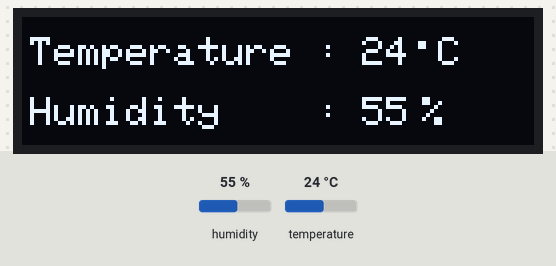
A sketch run on a simulated Arduino Uno, built with avr-gcc and run on an emulated ATmega328P. On the bench: 128×32 one-colour display. The test bench sets the inputs (shaded band); at power-on: humidity 55 %, temperature 24 °C.

Above: at 9.9 s.
10.0 s: humidity set to 22 %
At 17.5 s:
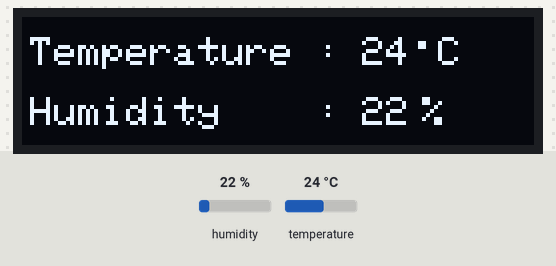
22.7 s: temperature set to 12 °C
At 24.1 s:
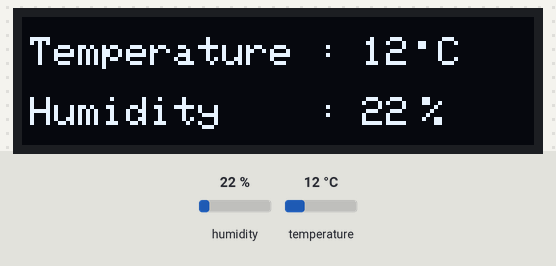
30.7 s: humidity set to 40 %
At 38.5 s:
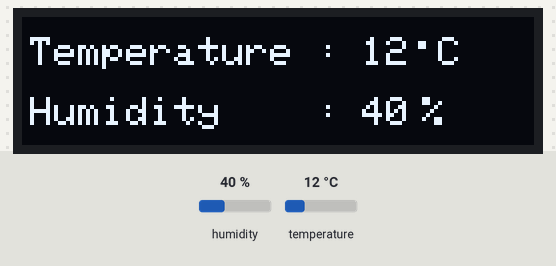
43.9 s: temperature set to 19 °C
At 45.0 s:
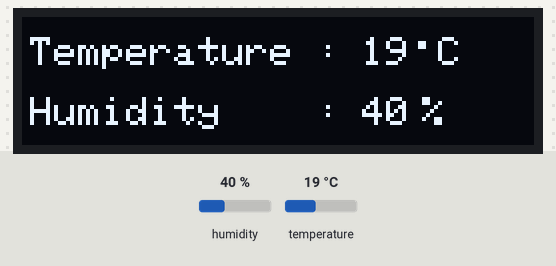
Timing chart, 0 to 46.9 s (numbered marks = the images above; inputs shaded):
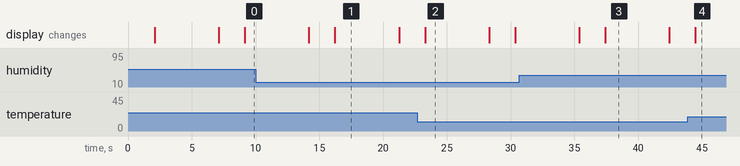

The sketch:

oled_hum_arduino_uno.ino
```cpp
#include <SPI.h>
#include <Wire.h>
#include <Adafruit_GFX.h>
#include <Adafruit_SSD1306.h>
#include "dht.h"
#define dht_apin A0
#define OLED_MOSI   9 //D1
#define OLED_CLK   10 //D0
#define OLED_DC    11 //DC
#define OLED_CS    12 //CS
#define OLED_RESET 13 //RST

Adafruit_SSD1306 display(OLED_MOSI, OLED_CLK, OLED_DC, OLED_RESET, OLED_CS);
// 'IPCS_Logo_QL4I8Cb - Copy (3)', 128x32px
const unsigned char myBitmap [] PROGMEM = {
  0xff, 0xff, 0xff, 0xff, 0xff, 0xff, 0xff, 0xff, 0xff, 0xff, 0xff, 0xff, 0xff, 0xff, 0xff, 0xff,
  0xff, 0xff, 0xff, 0xff, 0xff, 0xff, 0xff, 0xff, 0xff, 0xff, 0xff, 0xff, 0xff, 0xff, 0xff, 0xff,
  0xff, 0xff, 0xff, 0xff, 0xf0, 0x7f, 0xff, 0xff, 0xff, 0xff, 0xff, 0xff, 0xff, 0xff, 0xff, 0xff,
  0xff, 0xff, 0xff, 0xff, 0xc0, 0x1f, 0xff, 0xff, 0xff, 0xff, 0xff, 0xff, 0xff, 0xff, 0xff, 0xff,
  0xff, 0xff, 0xff, 0xff, 0x83, 0x8f, 0x0e, 0x00, 0x78, 0x03, 0x80, 0x0f, 0xff, 0xff, 0xff, 0xff,
  0xff, 0xff, 0xff, 0xff, 0x0f, 0xe7, 0x0e, 0x00, 0x30, 0x01, 0x00, 0x0f, 0xff, 0xff, 0xff, 0xff,
  0xff, 0xff, 0xff, 0xff, 0x18, 0x17, 0x0c, 0x00, 0x30, 0x01, 0x00, 0x0f, 0xff, 0xff, 0xff, 0xff,
  0xff, 0xff, 0xff, 0xfe, 0x20, 0x0f, 0x0c, 0x00, 0x30, 0x01, 0x00, 0x1f, 0xff, 0xff, 0xff, 0xff,
  0xff, 0xff, 0xff, 0xfe, 0x23, 0xe7, 0x0f, 0xff, 0xff, 0xff, 0x0f, 0xff, 0xff, 0xff, 0xff, 0xff,
  0xff, 0xff, 0xff, 0xfe, 0x44, 0x1f, 0x0e, 0x00, 0x30, 0xff, 0x00, 0x3f, 0xff, 0xff, 0xff, 0xff,
  0xff, 0xff, 0xff, 0xfe, 0x08, 0xe7, 0x0e, 0x00, 0x30, 0xff, 0x00, 0x1f, 0xff, 0xff, 0xff, 0xff,
  0xff, 0xff, 0xff, 0xfe, 0x13, 0x17, 0x0e, 0x00, 0x30, 0xff, 0x00, 0x0f, 0xff, 0xff, 0xff, 0xff,
  0xff, 0xff, 0xff, 0xfe, 0x12, 0x0f, 0x0e, 0x00, 0x70, 0xff, 0x80, 0x0f, 0xff, 0xff, 0xff, 0xff,
  0xff, 0xff, 0xff, 0xff, 0x14, 0x0f, 0x0e, 0x0f, 0xf0, 0xff, 0xfc, 0x0f, 0xff, 0xff, 0xff, 0xff,
  0xff, 0xff, 0xff, 0xff, 0xd4, 0x0f, 0x0e, 0x0f, 0xf0, 0x03, 0x00, 0x0f, 0xff, 0xff, 0xff, 0xff,
  0xff, 0xff, 0xff, 0xff, 0xf4, 0x0f, 0x0e, 0x0f, 0xf0, 0x01, 0x00, 0x1f, 0xff, 0xff, 0xff, 0xff,
  0xff, 0xff, 0xff, 0xff, 0xfe, 0x0f, 0x0e, 0x0f, 0xf8, 0x01, 0x00, 0x1f, 0xff, 0xff, 0xff, 0xff,
  0xff, 0xff, 0xff, 0xff, 0xff, 0x1f, 0x1e, 0x1f, 0xfc, 0x03, 0x00, 0x3f, 0xff, 0xff, 0xff, 0xff,
  0xff, 0xff, 0xff, 0xff, 0xff, 0xff, 0xff, 0xff, 0xff, 0xff, 0xff, 0xff, 0xff, 0xff, 0xff, 0xff,
  0xff, 0xff, 0xff, 0xff, 0xfe, 0xff, 0xff, 0xff, 0xff, 0xff, 0xff, 0xf7, 0xff, 0xff, 0xff, 0xff,
  0xff, 0xff, 0xff, 0xff, 0xfc, 0xff, 0xff, 0xff, 0xff, 0xff, 0xfb, 0xe7, 0xff, 0xff, 0xff, 0xff,
  0xff, 0xff, 0x9f, 0xef, 0xf8, 0x7e, 0x1f, 0xf7, 0x3f, 0x81, 0xf3, 0xe7, 0xf1, 0xfd, 0x1f, 0xff,
  0xff, 0xfe, 0x23, 0xe6, 0xfc, 0xfc, 0xcf, 0xc1, 0xbf, 0x31, 0xf3, 0xe7, 0xe4, 0xfc, 0xcf, 0xff,
  0xff, 0xfe, 0x73, 0xe6, 0xfc, 0xfd, 0xe7, 0xd9, 0x9f, 0x79, 0xfb, 0xe7, 0xde, 0x7d, 0xcf, 0xff,
  0xff, 0xfe, 0xf3, 0xe6, 0xfc, 0xfd, 0xe7, 0xdb, 0x9f, 0x79, 0xfb, 0xe7, 0xde, 0x7d, 0xcf, 0xff,
  0xff, 0xfe, 0x73, 0xe6, 0xfe, 0xfc, 0xcf, 0xdb, 0x9f, 0x39, 0xfb, 0xe7, 0xce, 0xfd, 0xcf, 0xff,
  0xff, 0xff, 0x03, 0xe1, 0xfe, 0x7e, 0x1f, 0xdb, 0x9f, 0x81, 0xf8, 0xe7, 0xe1, 0xfd, 0xcf, 0xff,
  0xff, 0xff, 0xff, 0xff, 0xff, 0xff, 0xff, 0xff, 0xff, 0xff, 0xff, 0xff, 0xff, 0xff, 0xff, 0xff,
  0xff, 0xff, 0xff, 0xff, 0xff, 0xff, 0xff, 0xff, 0xff, 0xff, 0xff, 0xff, 0xff, 0xff, 0xff, 0xff,
  0xff, 0xff, 0xff, 0xff, 0xff, 0xff, 0xff, 0xff, 0xff, 0xff, 0xff, 0xff, 0xff, 0xff, 0xff, 0xff,
  0xff, 0xff, 0xff, 0xff, 0xff, 0xff, 0xff, 0xff, 0xff, 0xff, 0xff, 0xff, 0xff, 0xff, 0xff, 0xff,
  0xff, 0xff, 0xff, 0xff, 0xff, 0xff, 0xff, 0xff, 0xff, 0xff, 0xff, 0xff, 0xff, 0xff, 0xff, 0xff
};

#define SSD1306_LCDHEIGHT 64
#if (SSD1306_LCDHEIGHT != 64)
#error("Height incorrect, please fix Adafruit_SSD1306.h!");
#endif*/
dht DHT;

void setup()
{
  Serial.begin(9600);
  display.begin(SSD1306_SWITCHCAPVCC);
  display.clearDisplay();
  display.setTextColor(WHITE);
  display.setTextSize(1.5);
}
void loop()
{
  display.clearDisplay();
  display.drawBitmap(0, 0,  myBitmap, 128, 32, BLACK, WHITE);
  display.display();
  delay(2000);
  /*display.clearDisplay();
  display.setTextSize(1.7);
  display.setCursor(20,0);
  display.print("Welcome to our ");
  display.setCursor(30,10);
  display.print("course on");
  display.setCursor(10,20);
  display.print("Embedded Systems");
  display.display();
  delay(3000);*/
  DHT.read11(dht_apin);  // Read apin on DHT11
  display.clearDisplay();
  display.setTextSize(1.7);
  display.setCursor(2,5);
  display.print("Temperature : ");
  display.setCursor(85, 5);  // set position
  display.print(DHT.temperature, 0);  // display temperature from DHT11
  display.setCursor(97,3);
  display.print((char)248);
  display.setCursor(104,5);
  display.print("C");
  display.setCursor(2,20);
  display.print("Humidity    : ");
  display.setCursor(85, 20);
  display.print(DHT.humidity, 0);  // display humidity from DHT11
  display.setCursor(100,20);
  display.print("%");
  display.display();
  delay(5000);
  // Delay of 5sec before accessing DHT11 (min - 2sec)
}
```

Measured:
- after the input at 10.0 s, the display: first differs from a run without the input after 6.2 s (image 1)
- after the input at 22.7 s, the display: changes after 0.60 s (image 2)
- after the input at 30.7 s, the display: first differs from a run without the input after 6.7 s (image 3)
- after the input at 43.9 s, the display: changes after 0.60 s (image 4)
- what the display in image 1 shows lasts 5.1 s, from 16.2 s to 21.3 s
